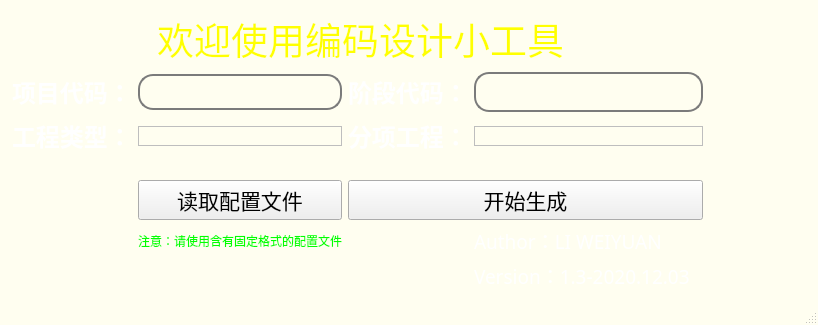
<?xml version="1.0" encoding="UTF-8"?>
<ui version="4.0">
 <class>LoginWin</class>
 <widget class="QMainWindow" name="LoginWin">
  <property name="geometry">
   <rect>
    <x>0</x>
    <y>0</y>
    <width>818</width>
    <height>282</height>
   </rect>
  </property>
  <property name="sizePolicy">
   <sizepolicy hsizetype="Expanding" vsizetype="Expanding">
    <horstretch>0</horstretch>
    <verstretch>0</verstretch>
   </sizepolicy>
  </property>
  <property name="windowTitle">
   <string>LoginWin</string>
  </property>
  <property name="styleSheet">
   <string notr="true">QMainWindow{
	background-color: rgb(255, 254, 240);
	border-image: url(:/new/prefix1/image/back1.jpg);
}
 
QLineEdit{
 
	border:2px solid#7b7b7b;
	border-radius:15px;
	background-color:#fffef0
}

QComboBox{
 
	border:2px solid#7b7b7b;
	border-radius:15px;
	background-color:#fffef0
}

QComboBox{
 
	border:2px solid#7b7b7b;
	border-radius:15px;
	background-color:#fffef0
}</string>
  </property>
  <widget class="QWidget" name="centralWidget">
   <property name="sizePolicy">
    <sizepolicy hsizetype="Expanding" vsizetype="Expanding">
     <horstretch>0</horstretch>
     <verstretch>0</verstretch>
    </sizepolicy>
   </property>
   <layout class="QFormLayout" name="formLayout">
    <item row="0" column="0">
     <layout class="QGridLayout" name="gridLayout">
      <property name="leftMargin">
       <number>1</number>
      </property>
      <property name="topMargin">
       <number>1</number>
      </property>
      <property name="rightMargin">
       <number>2</number>
      </property>
      <property name="bottomMargin">
       <number>2</number>
      </property>
      <property name="horizontalSpacing">
       <number>6</number>
      </property>
      <item row="2" column="3" colspan="2">
       <widget class="QLabel" name="label_fxgc">
        <property name="sizePolicy">
         <sizepolicy hsizetype="Expanding" vsizetype="Expanding">
          <horstretch>0</horstretch>
          <verstretch>0</verstretch>
         </sizepolicy>
        </property>
        <property name="font">
         <font>
          <family>Agency FB</family>
          <pointsize>18</pointsize>
          <weight>75</weight>
          <bold>true</bold>
         </font>
        </property>
        <property name="styleSheet">
         <string notr="true">color: rgb(255, 255, 255);</string>
        </property>
        <property name="text">
         <string>分项工程：</string>
        </property>
       </widget>
      </item>
      <item row="1" column="1" colspan="2">
       <widget class="QLineEdit" name="lineEdit_xmdm">
        <property name="sizePolicy">
         <sizepolicy hsizetype="Expanding" vsizetype="Fixed">
          <horstretch>0</horstretch>
          <verstretch>0</verstretch>
         </sizepolicy>
        </property>
        <property name="font">
         <font>
          <family>Arial Black</family>
          <pointsize>16</pointsize>
         </font>
        </property>
        <property name="styleSheet">
         <string notr="true"/>
        </property>
       </widget>
      </item>
      <item row="0" column="1" colspan="5">
       <widget class="QLabel" name="label_title">
        <property name="sizePolicy">
         <sizepolicy hsizetype="Expanding" vsizetype="Expanding">
          <horstretch>0</horstretch>
          <verstretch>0</verstretch>
         </sizepolicy>
        </property>
        <property name="font">
         <font>
          <family>黑体</family>
          <pointsize>28</pointsize>
          <weight>50</weight>
          <italic>false</italic>
          <bold>false</bold>
         </font>
        </property>
        <property name="styleSheet">
         <string notr="true">color: qlineargradient(spread:pad, x1:0, y1:0, x2:1, y2:0, stop:0 rgba(9, 41, 4, 255), stop:0.085 rgba(2, 79, 0, 255), stop:0.19 rgba(50, 147, 22, 255), stop:0.275 rgba(236, 191, 49, 255), stop:0.39 rgba(243, 61, 34, 255), stop:0.555 rgba(135, 81, 60, 255), stop:0.667 rgba(121, 75, 255, 255), stop:0.825 rgba(164, 255, 244, 255), stop:0.885 rgba(104, 222, 71, 255), stop:1 rgba(93, 128, 0, 255));
font: 28pt &quot;黑体&quot;;
color:rgb(255, 255, 0)</string>
        </property>
        <property name="text">
         <string>  欢迎使用编码设计小工具</string>
        </property>
       </widget>
      </item>
      <item row="2" column="0">
       <widget class="QLabel" name="label_gclx">
        <property name="sizePolicy">
         <sizepolicy hsizetype="Expanding" vsizetype="Expanding">
          <horstretch>0</horstretch>
          <verstretch>0</verstretch>
         </sizepolicy>
        </property>
        <property name="font">
         <font>
          <family>Agency FB</family>
          <pointsize>18</pointsize>
          <weight>75</weight>
          <bold>true</bold>
         </font>
        </property>
        <property name="styleSheet">
         <string notr="true">color: rgb(255, 255, 255);</string>
        </property>
        <property name="text">
         <string>工程类型：</string>
        </property>
       </widget>
      </item>
      <item row="2" column="5">
       <widget class="QComboBox" name="comboBox_fxgc">
        <property name="sizePolicy">
         <sizepolicy hsizetype="Expanding" vsizetype="Fixed">
          <horstretch>0</horstretch>
          <verstretch>0</verstretch>
         </sizepolicy>
        </property>
        <property name="styleSheet">
         <string notr="true">
QComboBox {
	border: 1px solid #bebebe;
	padding: 1px 18px 1px 3px;
	font: normal normal 16px &quot;Microsoft YaHei&quot;;
	color: #555555;

}
 

 
QComboBox:!editable:on, QComboBox::drop-down:editable:on{
	background: transparent;
}
 
QComboBox:!on{
}
 
QComboBox:on{ /* the popup opens */
	color: #555555;
	border-color: #327cc0;
	background: transparent;
}
 
QComboBox::drop-down{
    subcontrol-origin: padding;
    subcontrol-position: top right;
    width: 20px;
    border-left-width: 1px;
    border-left-color: darkgray;
}
 
QComboBox::down-arrow {
	image: url(:/common/combobox_arrow);
}
 
QComboBox::down-arrow:on {
	image: url(:/common/combobox_arrow_up);
}
 
QComboBox QAbstractItemView {
	outline: 0; 
	border: 1px solid #327cc0;
	background-color: #F1F3F3;
	font: normal normal 14px &quot;Microsoft YaHei&quot;;
}
 
QComboBox QAbstractItemView::item {
	height: 32px;
	color: #555555;
	background-color: transparent;
}
 
QComboBox QAbstractItemView::item:hover {
	color: #FFFFFF;
	background-color: #327cc0;
}
 
QComboBox QAbstractItemView::item:selected {
	color: #FFFFFF;
	background-color: #327cc0;
}
 
QComboBox QAbstractScrollArea QScrollBar:vertical {
	background-color: #d0d2d4;
}
 
QComboBox QAbstractScrollArea QScrollBar::handle:vertical {
	background: rgb(160,160,160);
}
 
QComboBox QAbstractScrollArea QScrollBar::handle:vertical:hover {
	background: rgb(90, 91, 93);
}</string>
        </property>
       </widget>
      </item>
      <item row="1" column="3" colspan="2">
       <widget class="QLabel" name="label_jddm">
        <property name="sizePolicy">
         <sizepolicy hsizetype="Expanding" vsizetype="Expanding">
          <horstretch>0</horstretch>
          <verstretch>0</verstretch>
         </sizepolicy>
        </property>
        <property name="font">
         <font>
          <family>Agency FB</family>
          <pointsize>18</pointsize>
          <weight>75</weight>
          <bold>true</bold>
         </font>
        </property>
        <property name="styleSheet">
         <string notr="true">color: rgb(255, 255, 255);</string>
        </property>
        <property name="text">
         <string>阶段代码：</string>
        </property>
       </widget>
      </item>
      <item row="2" column="1" colspan="2">
       <widget class="QComboBox" name="comboBox_gclx">
        <property name="sizePolicy">
         <sizepolicy hsizetype="Expanding" vsizetype="Fixed">
          <horstretch>0</horstretch>
          <verstretch>0</verstretch>
         </sizepolicy>
        </property>
        <property name="font">
         <font>
          <family>Microsoft YaHei</family>
          <pointsize>-1</pointsize>
          <weight>50</weight>
          <italic>false</italic>
          <bold>false</bold>
         </font>
        </property>
        <property name="styleSheet">
         <string notr="true">
QComboBox {
	border: 1px solid #bebebe;
	padding: 1px 18px 1px 3px;
	font: normal normal 16px &quot;Microsoft YaHei&quot;;
	color: #555555;

}
 

 
QComboBox:!editable:on, QComboBox::drop-down:editable:on{
	background: transparent;
}
 
QComboBox:!on{
}
 
QComboBox:on{ /* the popup opens */
	color: #555555;
	border-color: #327cc0;
	background: transparent;
}
 
QComboBox::drop-down{
    subcontrol-origin: padding;
    subcontrol-position: top right;
    width: 20px;
    border-left-width: 1px;
    border-left-color: darkgray;
}
 
QComboBox::down-arrow {
	image: url(:/common/combobox_arrow);
}
 
QComboBox::down-arrow:on {
	image: url(:/common/combobox_arrow_up);
}
 
QComboBox QAbstractItemView {
	outline: 0; 
	border: 1px solid #327cc0;
	background-color: #F1F3F3;
	font: normal normal 14px &quot;Microsoft YaHei&quot;;
}
 
QComboBox QAbstractItemView::item {
	height: 32px;
	color: #555555;
	background-color: transparent;
}
 
QComboBox QAbstractItemView::item:hover {
	color: #FFFFFF;
	background-color: #327cc0;
}
 
QComboBox QAbstractItemView::item:selected {
	color: #FFFFFF;
	background-color: #327cc0;
}
 
QComboBox QAbstractScrollArea QScrollBar:vertical {
	background-color: #d0d2d4;
}
 
QComboBox QAbstractScrollArea QScrollBar::handle:vertical {
	background: rgb(160,160,160);
}
 
QComboBox QAbstractScrollArea QScrollBar::handle:vertical:hover {
	background: rgb(90, 91, 93);
}</string>
        </property>
       </widget>
      </item>
      <item row="5" column="5">
       <widget class="QLabel" name="label_author">
        <property name="sizePolicy">
         <sizepolicy hsizetype="Expanding" vsizetype="Expanding">
          <horstretch>0</horstretch>
          <verstretch>0</verstretch>
         </sizepolicy>
        </property>
        <property name="font">
         <font>
          <family>Agency FB</family>
          <pointsize>14</pointsize>
         </font>
        </property>
        <property name="styleSheet">
         <string notr="true">color: rgb(255, 255, 255);</string>
        </property>
        <property name="text">
         <string>Author：LI WEIYUAN</string>
        </property>
       </widget>
      </item>
      <item row="1" column="5">
       <widget class="QLineEdit" name="lineEdit_jddm">
        <property name="sizePolicy">
         <sizepolicy hsizetype="Expanding" vsizetype="Fixed">
          <horstretch>0</horstretch>
          <verstretch>0</verstretch>
         </sizepolicy>
        </property>
        <property name="font">
         <font>
          <family>Arial Black</family>
          <pointsize>18</pointsize>
         </font>
        </property>
       </widget>
      </item>
      <item row="6" column="5">
       <widget class="QLabel" name="label_version">
        <property name="sizePolicy">
         <sizepolicy hsizetype="Expanding" vsizetype="Expanding">
          <horstretch>0</horstretch>
          <verstretch>0</verstretch>
         </sizepolicy>
        </property>
        <property name="font">
         <font>
          <family>Agency FB</family>
          <pointsize>14</pointsize>
         </font>
        </property>
        <property name="styleSheet">
         <string notr="true">color: rgb(255, 255, 255);</string>
        </property>
        <property name="text">
         <string>Version：1.3-2020.12.03</string>
        </property>
       </widget>
      </item>
      <item row="1" column="0">
       <widget class="QLabel" name="label_xmdm">
        <property name="sizePolicy">
         <sizepolicy hsizetype="Expanding" vsizetype="Preferred">
          <horstretch>0</horstretch>
          <verstretch>0</verstretch>
         </sizepolicy>
        </property>
        <property name="font">
         <font>
          <family>Agency FB</family>
          <pointsize>18</pointsize>
          <weight>75</weight>
          <bold>true</bold>
         </font>
        </property>
        <property name="styleSheet">
         <string notr="true">color: rgb(255, 255, 255);</string>
        </property>
        <property name="text">
         <string>项目代码：</string>
        </property>
       </widget>
      </item>
      <item row="3" column="3">
       <spacer name="horizontalSpacer">
        <property name="orientation">
         <enum>Qt::Horizontal</enum>
        </property>
        <property name="sizeHint" stdset="0">
         <size>
          <width>40</width>
          <height>20</height>
         </size>
        </property>
       </spacer>
      </item>
      <item row="4" column="1" colspan="2">
       <widget class="QPushButton" name="btn1">
        <property name="sizePolicy">
         <sizepolicy hsizetype="Expanding" vsizetype="Fixed">
          <horstretch>0</horstretch>
          <verstretch>0</verstretch>
         </sizepolicy>
        </property>
        <property name="font">
         <font>
          <family>幼圆</family>
          <pointsize>16</pointsize>
         </font>
        </property>
        <property name="text">
         <string>读取配置文件</string>
        </property>
       </widget>
      </item>
      <item row="4" column="3" colspan="3">
       <widget class="QPushButton" name="btn2">
        <property name="sizePolicy">
         <sizepolicy hsizetype="Expanding" vsizetype="Fixed">
          <horstretch>0</horstretch>
          <verstretch>0</verstretch>
         </sizepolicy>
        </property>
        <property name="font">
         <font>
          <family>幼圆</family>
          <pointsize>16</pointsize>
         </font>
        </property>
        <property name="text">
         <string>开始生成</string>
        </property>
       </widget>
      </item>
      <item row="5" column="1" colspan="2">
       <widget class="QLabel" name="label">
        <property name="styleSheet">
         <string notr="true">color: rgb(0, 255, 0);</string>
        </property>
        <property name="text">
         <string>注意：请使用含有固定格式的配置文件</string>
        </property>
       </widget>
      </item>
     </layout>
    </item>
   </layout>
  </widget>
  <widget class="QStatusBar" name="statusBar"/>
 </widget>
 <layoutdefault spacing="6" margin="11"/>
 <resources/>
 <connections/>
</ui>
